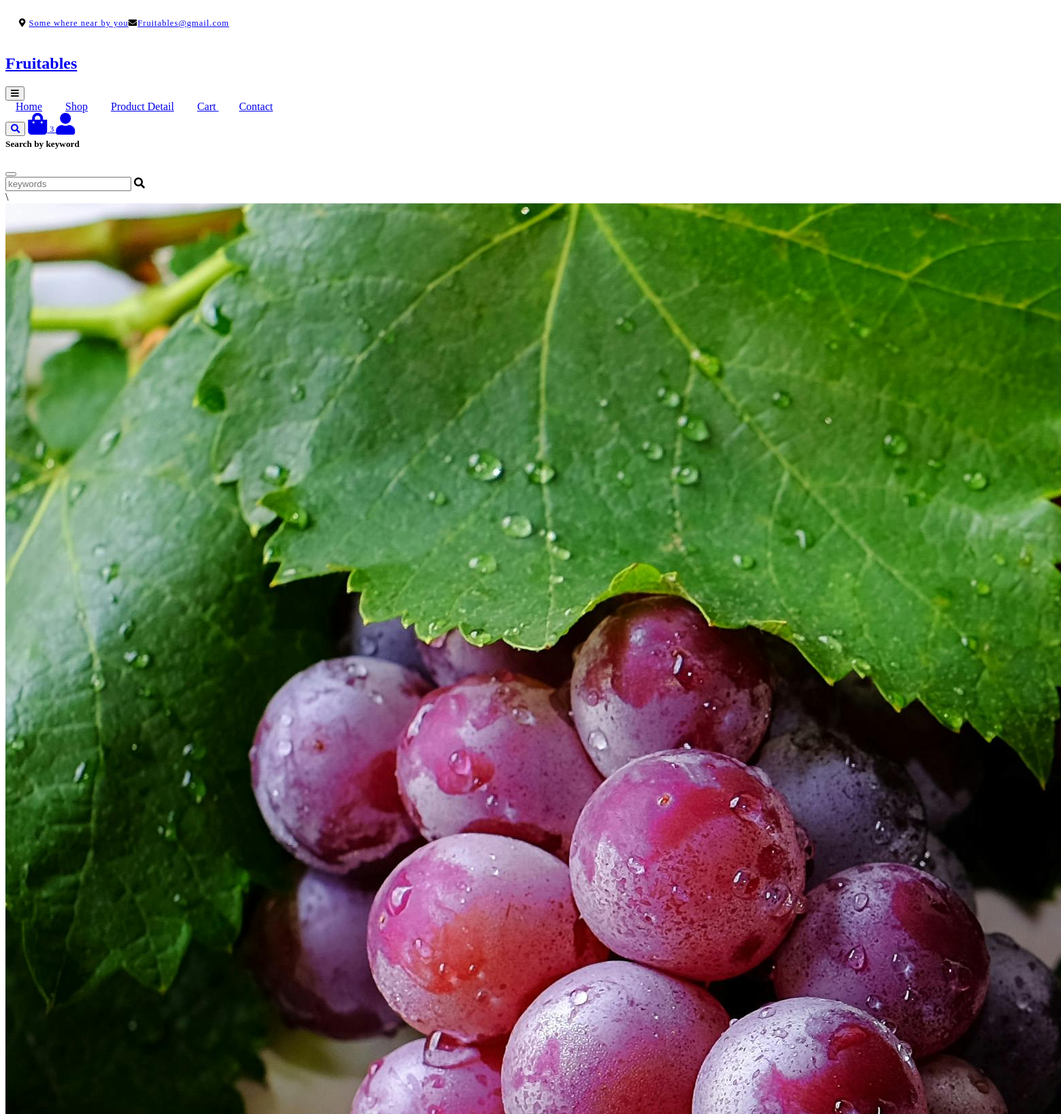
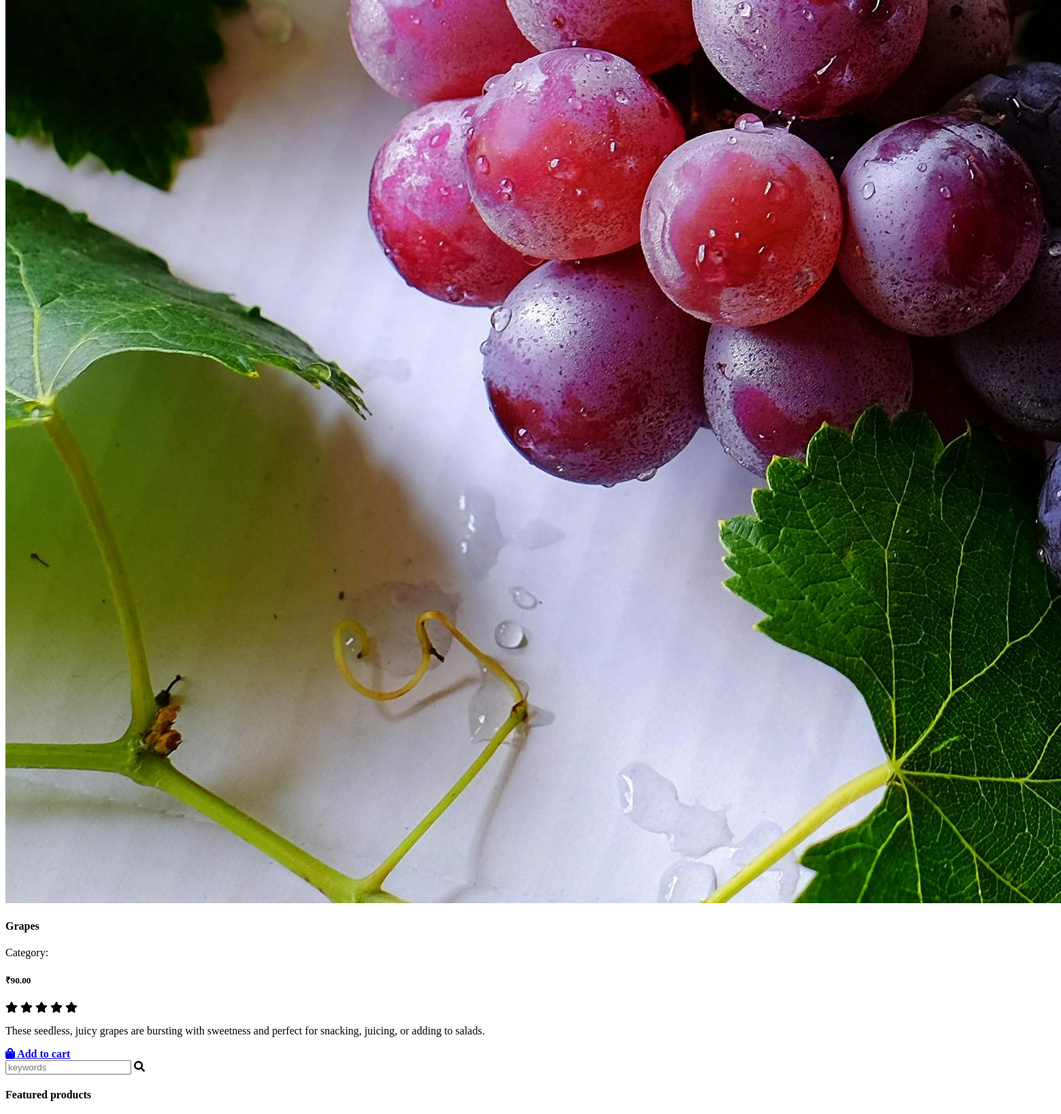
Screenshot of /result/2/ (upper part) with the database file from the repository (2 pictures, top to bottom).
### products/models.py (models this page shows, shortened)
class Fruits(models.Model):
    product_name = models.CharField(max_length=255)
    description = models.TextField()
    price = models.DecimalField(max_digits=10, decimal_places=2)
    image = models.ImageField(upload_to='Fruit_images/')
    quantity = models.IntegerField(default = 0)

### core/views.py (the view)
# urls.py: path('result/<int:id>/',search_result, name="search_result"),
def search_result(request,id):
    all_product = []
    obj1 = product_model.Fruits.objects.all()
    for f in obj1:
        f.type = "fruit"
        all_product.append(f)
    obj2 = product_model.Fruits.objects.all()
    for g in obj2:
        g.type = "veg"
        all_product.append(g)
    id = id
    for result in all_product:
        if id == result.id:
            final_result = result
    return render(request, "core/product_detail.html",{'final_result':final_result})

### core/templates/core/product_detail.html (shortened to what this page needs)
{% extends 'core/base.html' %}
{% block start %}
{% load static %}
<div class="modal fade" id="searchModal" tabindex="-1" aria-labelledby="exampleModalLabel" aria-hidden="true">
    <div class="modal-dialog modal-fullscreen">
        <div class="modal-content rounded-0">
            <div class="modal-header">
                <h5 class="modal-title" id="exampleModalLabel">Search by keyword</h5>
                <button type="button" class="btn-close" data-bs-dismiss="modal" aria-label="Close"></button>
            </div>
            <div class="modal-body d-flex align-items-center">
                <div class="input-group w-75 mx-auto d-flex">
                    <input type="search" class="form-control p-3" placeholder="keywords"
                        aria-describedby="search-icon-1">
                    <span id="search-icon-1" class="input-group-text p-3"><i class="fa fa-search"></i></span>
                </div>
            </div>
        </div>
    </div>
</div>
\
<div class="container-fluid py-5 mt-5">
    <div class="container py-5">
        <div class="row g-4 mb-5">
            <div class="col-lg-8 col-xl-9">
                {% if final_result %}
                <div class="row g-4">
                    <div class="col-lg-6">
                        <div class="border rounded">
                            <a href="#">
                                <img src="{{ final_result.image.url }}" class="img-fluid rounded" alt="Image">
                            </a>
                        </div>
                    </div>
                    <div class="col-lg-6">
                        <h4 class="fw-bold mb-3">{{ final_result.product_name }}</h4>
                        <p class="mb-3">Category: {{final_result.category}}</p>
                        <h5 class="fw-bold mb-3">₹{{final_result.price}}</h5>
                        <div class="d-flex mb-4">
                            <i class="fa fa-star text-secondary"></i>
                            <i class="fa fa-star text-secondary"></i>
                            <i class="fa fa-star text-secondary"></i>
                            <i class="fa fa-star text-secondary"></i>
                            <i class="fa fa-star"></i>
                        </div>
                        <p>{{ final_result.description}} </p>
                        <a href="{% url 'fruit_to_cart' final_result.id %}"
                            class="btn border border-secondary rounded-pill px-4 py-2 mb-4 text-primary"><i
                                class="fa fa-shopping-bag me-2 text-primary"></i> Add to cart</a>
                    </div>
                </div>
                {% endif %}
            </div>
            <div class="col-lg-4 col-xl-3">
                <div class="row g-4 fruite">
                    <div class="col-lg-12">
                        <div class="input-group w-100 mx-auto d-flex mb-4">
                            <input type="search" class="form-control p-3" placeholder="keywords"
                                aria-describedby="search-icon-1">
                            <span id="search-icon-1" class="input-group-text p-3"><i class="fa fa-search"></i></span>
                        </div>
                    </div>
                    <div class="col-lg-12">
                        <h4 class="mb-4">Featured products</h4>
                    </div>
                </div>
            </div>
        </div>
    </div>
</div>
{% endblock %}

### core/static/core/style.css (style rules this page uses)
html { scroll-behavior: smooth; }
.btn { font-weight: 600; transition: .5s; }
.btn.border-secondary { transition: 0.5s; }
#searchModal .modal-content { background: rgba(255, 255, 255, .8); }

### rows the page displays
Fruits: image (picture), product_name "Grapes", price "90.00", description "These seedless, juicy grapes are bursting with sweetness and perfect for snacking, juicing, or adding to salads."
